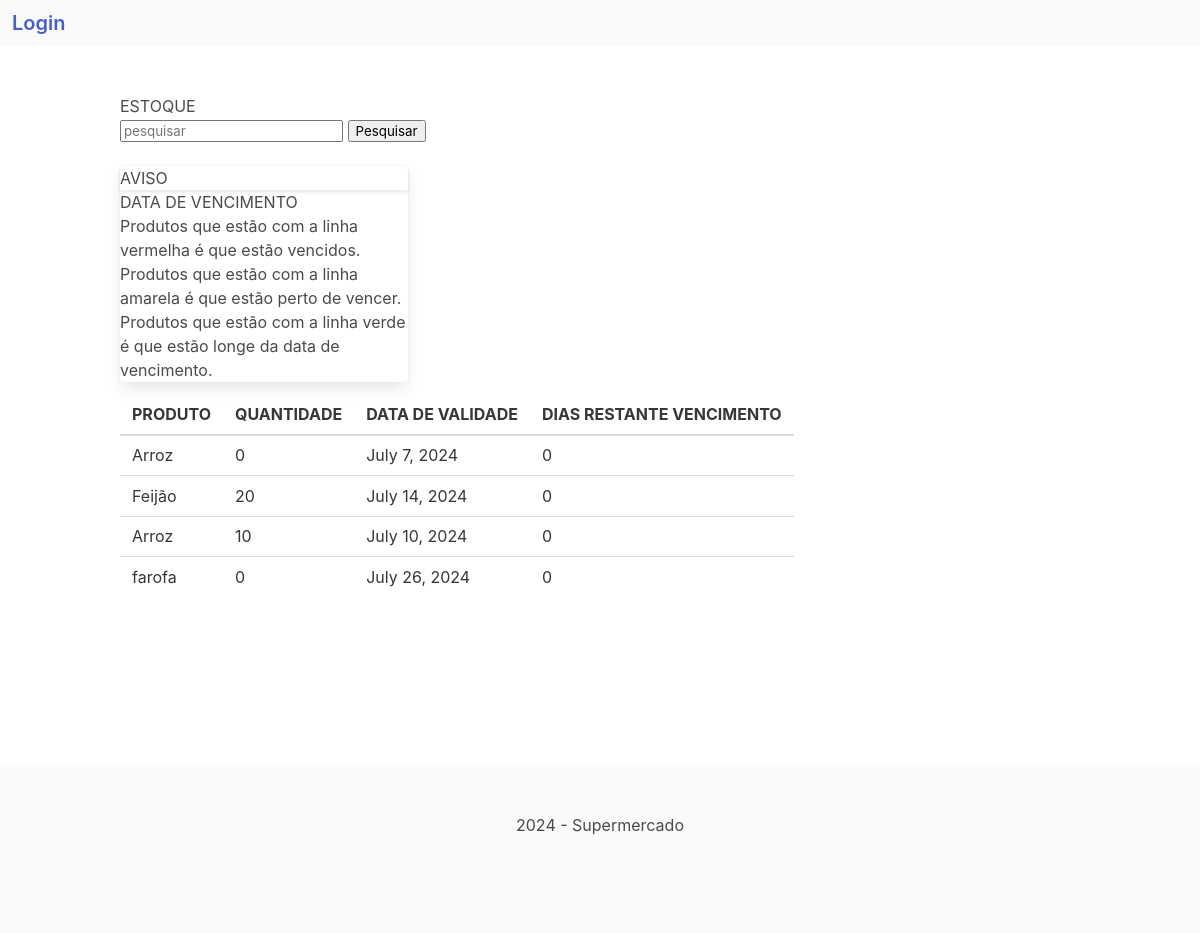
Screenshot of /estoque/listar_produto/ with the database file from the repository.
### estoque/models.py (models this page shows, shortened)
class ProdutoEstoque(models.Model):
    produto = models.ForeignKey(Produto, on_delete=models.CASCADE)
    quantidade = models.IntegerField(verbose_name="Quantidade de produto:")
    data_de_validade = models.DateField(verbose_name="Data de validade:")
    class Meta:
        verbose_name = "Estoque"
        verbose_name_plural = "Estoques"
        db_table = "Estoque"

class Produto(models.Model):
    categoria = models.CharField(verbose_name="Categoria:", max_length=30, choices=TIPO_ALIMENTO)
    nome = models.CharField(verbose_name="Nome do produto:", max_length=194)
    descricao = models.TextField(verbose_name="Descrição do produto:", max_length=194, blank=False, null=False)
    class Meta:
        verbose_name = "Produto"
        verbose_name_plural = "Produtos"
        db_table = "produto"

### estoque/views.py (the view)
# urls.py: path('listar_produto/', views.listar_produto, name='listar_produto'),
def listar_produto(request):
    allproduto = ProdutoEstoque.objects.all()
    if request.POST:
        pesquisa = request.POST.get("pesquisa", None)
        allproduto = ProdutoEstoque.objects.filter(
            produto__nome__contains=pesquisa)
    today = datetime.date.today()
    listProdutoEstoque = []
    for q in allproduto:
        if q.data_de_validade >= today:
            diasVenc = q.data_de_validade - today
            diasVenc = diasVenc.days
        else:
            diasVenc = 0
        obj = {
            'Produto': q,
            "DiasVenc": diasVenc,
        }
        listProdutoEstoque.append(obj)
    return render(request, "estoque/listar_produtos.html", {"listProdutoEstoque": listProdutoEstoque})

### estoque/templates/estoque/listar_produtos.html (shortened to what this page needs)
<!DOCTYPE html>
{% extends 'core/base.html' %}
{% block content %}
<main class="container">
    <h1>ESTOQUE</h1>
    <form method="POST">
    <div class="input-group">
        <input type="search" name ="pesquisa"class="form-control rounded" id ="text" placeholder="pesquisar" aria-label="Search" aria-describedby="search-addon"/>
        <button type="submit" class="btn btn-outline-primary">Pesquisar</button>
    </div>
    </form>
    <br>
    <div class="card text-dark bg-info mb-3" style="max-width: 18rem;">
        <div class="card-header">AVISO</div>
            <div class="card-body">
                <h5 class="card-title">DATA DE VENCIMENTO</h5>
                <p class="card-text">Produtos que estão com a linha vermelha é que estão vencidos.</p>
                <p class="card-text">Produtos que estão com a linha amarela é que estão perto de vencer.</p>
                <p class="card-text">Produtos que estão com a linha verde é que estão longe da data de vencimento.</p>
            </div>
        </div>
    {% if listProdutoEstoque %}
    <table class="table table-dark">
        <thead>
            <tr>
                <th scope="col">PRODUTO</th>
                <th scope="col">QUANTIDADE</th>
                <th scope="col">DATA DE VALIDADE</th>
                <th scope="col">DIAS RESTANTE VENCIMENTO</th>
            </tr>
        </thead>
        <tbody>
            {% for aux in listProdutoEstoque %}
                <td>{{aux.Produto.produto.nome}}</td>
                <td>{{aux.Produto.quantidade}}</td>
                <td>{{aux.Produto.data_de_validade}}</td>
                <td>{{aux.DiasVenc}}</td>
            {% endfor %}
        </tbody>
    </table>
    {% endif%}
    <br>
    <br>
</main>
<br>
<br>
{% endblock %}

### core/templates/core/base.html (shortened to what this page needs)
<!DOCTYPE html>
<html>
    <head>
        <link rel="stylesheet" href="https://unpkg.com/bulma@0.9.2/css/bulma.min.css">
        <link href="https://stackpath.bootstrapcdn.com/font-awesome/4.7.0/css/font-awesome.min.css" rel="stylesheet">
        {% if user.is_authenticated %}
        <a class="navbar-item is-size-5 has-text-weight-semibold" href="#" onclick="document.forms['form-id'].submit();">
            <form id="form-id" action="{% url 'logout' %}" method="post">
                {% csrf_token %}
                Logout
            </form>
        </a>
        {% else %}
        <a href="/usuarios/login/" class="navbar-item is-size-5 has-text-weight-semibold">
            Login
        </a>
        {% endif %}
    </head>
    <section class="section">
        <div class="container">
                {% block content %}
                {% endblock %}
        </div>
    </section>
<body>
    <footer class="footer">
        <div class="content has-text-centered">
            <p>
                2024 - Supermercado
            </p>
        </div>
    </footer>
</body>
</html>

### rows the page displays
ProdutoEstoque: Produto.produto.nome "Arroz", Produto.quantidade "0", Produto.data_de_validade "July 7, 2024", DiasVenc "0"
ProdutoEstoque: Produto.produto.nome "Feijão", Produto.quantidade "20", Produto.data_de_validade "July 14, 2024", DiasVenc "0"
ProdutoEstoque: Produto.produto.nome "Arroz", Produto.quantidade "10", Produto.data_de_validade "July 10, 2024", DiasVenc "0"
ProdutoEstoque: Produto.produto.nome "farofa", Produto.quantidade "0", Produto.data_de_validade "July 26, 2024", DiasVenc "0"
